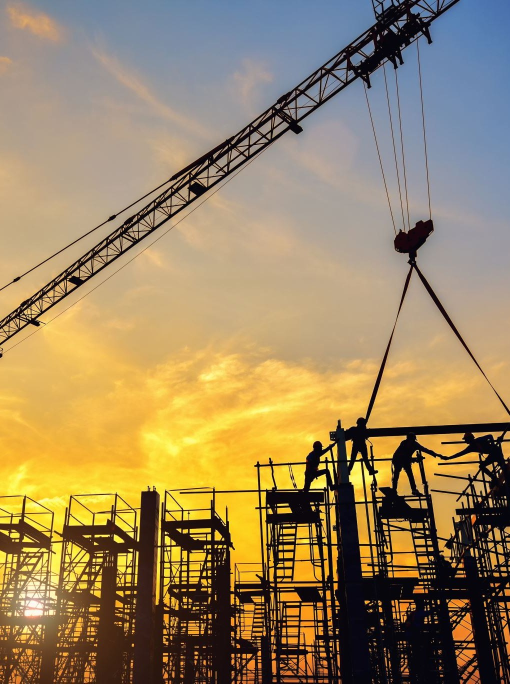
#> input picture build/assets_bold/about.jpg, 1020 x 1367 px, given in place of image1.jpeg, which was not available (shown at 1/2 size)
$ python prep_bold.py assets_bold/about.jpg
#> lines starting #> are read from the running program, lines starting #| are printed output that depends on the picture; pictures that were not available may be replaced by others from this repository, and a replacement may not be noted
"""Prepare imagery for the BOLD theme (build_bold.js) from the original NVIMC profile.

Crops every photo to the exact aspect ratio it is placed at (so nothing is
stretched in PowerPoint), builds a white-wordmark logo for dark slides, and
normalises team portraits to square greyscale crops.

Usage: python build/prep_bold.py <unzipped-original-pptx-dir>
"""
import os
import sys

from PIL import Image, ImageEnhance, ImageOps

HERE = os.path.dirname(os.path.abspath(__file__))
ROOT = os.path.dirname(HERE)
OUT = os.path.join(HERE, "assets_bold")
os.makedirs(OUT, exist_ok=True)

media = os.path.join(sys.argv[1], "ppt", "media")


# Some source photos carry a baked-in frame; trim that fraction off each edge.
TRIM = {"image25.jpeg": 0.06, "image28.jpeg": 0.05}


def trim(im, name):
    t = TRIM.get(name, 0)
    if t:
        w, h = im.size
        im = im.crop((int(w * t), int(h * t), int(w * (1 - t)), int(h * (1 - t))))
    return im


def src(name):
#> called with name = 'image1.jpeg'
    return trim(Image.open(os.path.join(media, name)).convert("RGB"), name)
#> in trim, `t = TRIM.get(name, 0)`: t = 0
#> returned value is the input picture: PIL image 1020x1367 RGB; mean R, G, B 154.6, 133.4, 96.4


def cover(im, w, h, fx=0.5, fy=0.5):
    """Centre-crop `im` to aspect w:h, with focal point (fx, fy)."""
#> called with w = 8.13, h = 7.5, fx = 0.45, fy = 0.5
    target = w / h
#> target = 1.08
    iw, ih = im.size
#> iw = 1020; ih = 1367
    if iw / ih > target:
        nw = int(ih * target)
        x = int((iw - nw) * fx)
        im = im.crop((x, 0, x + nw, ih))
    else:
        nh = int(iw / target)
#> nh = 940
        y = int((ih - nh) * fy)
#> y = 213
        im = im.crop((0, y, iw, y + nh))
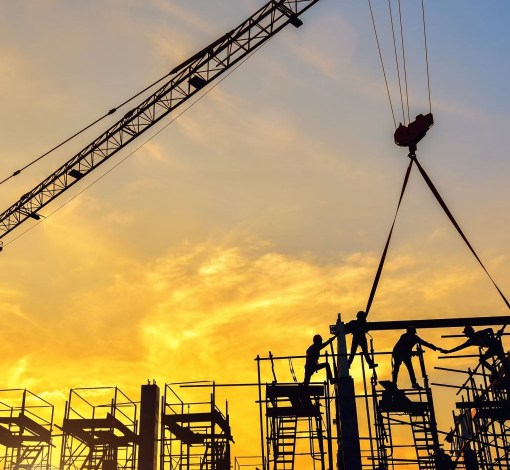
#> im: PIL image 1020x940 RGB (shown at 1/2 size); mean R, G, B 178.6, 151.6, 98.8
    return im


def save(im, name, w, h, fx=0.5, fy=0.5, max_px=1800):
    im = cover(im, w, h, fx, fy)
    if im.width > max_px:
        im = im.resize((max_px, int(max_px * h / w)), Image.LANCZOS)
    im.save(os.path.join(OUT, name), quality=88)


# name: (source, aspect w, aspect h, fx, fy)
CROPS = {
    "cover.jpg": ("image1.jpeg", 8.133, 7.5, 0.45, 0.5),
    "about.jpg": ("image11.jpeg", 5.6, 7.5, 0.6, 0.5),
    "vision.jpg": ("image32.jpeg", 4.6, 7.5, 0.5, 0.5),
    "contact.jpg": ("image9.jpeg", 13.333, 7.5, 0.5, 0.5),
    # service tiles (overview grid)
    "t_eng.jpg": ("image13.jpeg", 2.846, 1.6, 0.5, 0.55),
    "t_str.jpg": ("image17.jpeg", 2.846, 1.6, 0.5, 0.45),
    "t_fit.jpg": ("image14.jpeg", 2.846, 1.6, 0.5, 0.5),
    "t_ele.jpg": ("image18.jpeg", 2.846, 1.6, 0.5, 0.5),
    "t_low.jpg": ("image20.jpeg", 2.846, 1.6, 0.5, 0.45),
    "t_mec.jpg": ("image23.jpeg", 2.846, 1.6, 0.5, 0.5),
    "t_plu.jpg": ("image25.jpeg", 2.846, 1.6, 0.5, 0.6),
    "t_mnt.jpg": ("image12.jpeg", 2.846, 1.6, 0.5, 0.3),
    # service detail slides
    "s_eng.jpg": ("image13.jpeg", 4.2, 7.5, 0.5, 0.5),
    "s_str_a.jpg": ("image16.jpeg", 3.75, 6.3, 0.5, 0.5),
    "s_str_b.jpg": ("image17.jpeg", 3.75, 6.3, 0.5, 0.5),
    "s_fit_a.jpg": ("image14.jpeg", 5.53, 3.2, 0.5, 0.5),
    "s_fit_b.jpg": ("image15.jpeg", 2.665, 2.9, 0.5, 0.5),
    "s_fit_c.jpg": ("image24.jpeg", 2.665, 2.9, 0.5, 0.5),
    "s_ele.jpg": ("image18.jpeg", 5.2, 3.7, 0.5, 0.5),
    "s_ele_b.jpg": ("image19.jpeg", 5.2, 3.7, 0.5, 0.45),
    "s_low.jpg": ("image21.jpeg", 13.333, 7.5, 0.5, 0.5),
    "s_mec.jpg": ("image23.jpeg", 5.4, 7.5, 0.5, 0.5),
    "s_plu.jpg": ("image25.jpeg", 5.0, 7.5, 0.5, 0.5),
    "s_mnt.jpg": ("image26.jpeg", 13.333, 7.5, 0.5, 0.5),
    "clients.jpg": ("image6.jpeg", 13.333, 3.2, 0.5, 0.5),
}

for name, (s, w, h, fx, fy) in CROPS.items():
    save(src(s), name, w, h, fx, fy)
#> pass 2 of the loop `for name, (s, w, h, fx, fy) in CROPS.items():`:
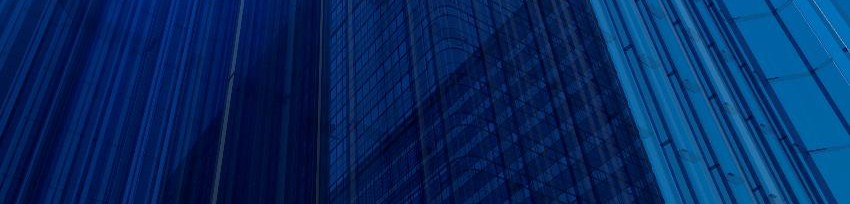
#> input picture build/assets_bold/clients.jpg, 850 x 204 px, given in place of image11.jpeg, which was not available
#> in src, returned value is the input picture: PIL image 850x204 RGB; mean R, G, B 5.6, 40.6, 95.4
#> target = 0.747
#> nw = 152
#> x = 418
#> in cover (call 2), `im = im.crop((x, 0, x + nw, ih))`:
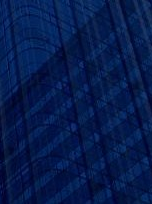
#> im: PIL image 152x204 RGB; mean R, G, B 5.3, 26.6, 75.7
#> (the run stopped early here; a loop or call above may not have finished)
